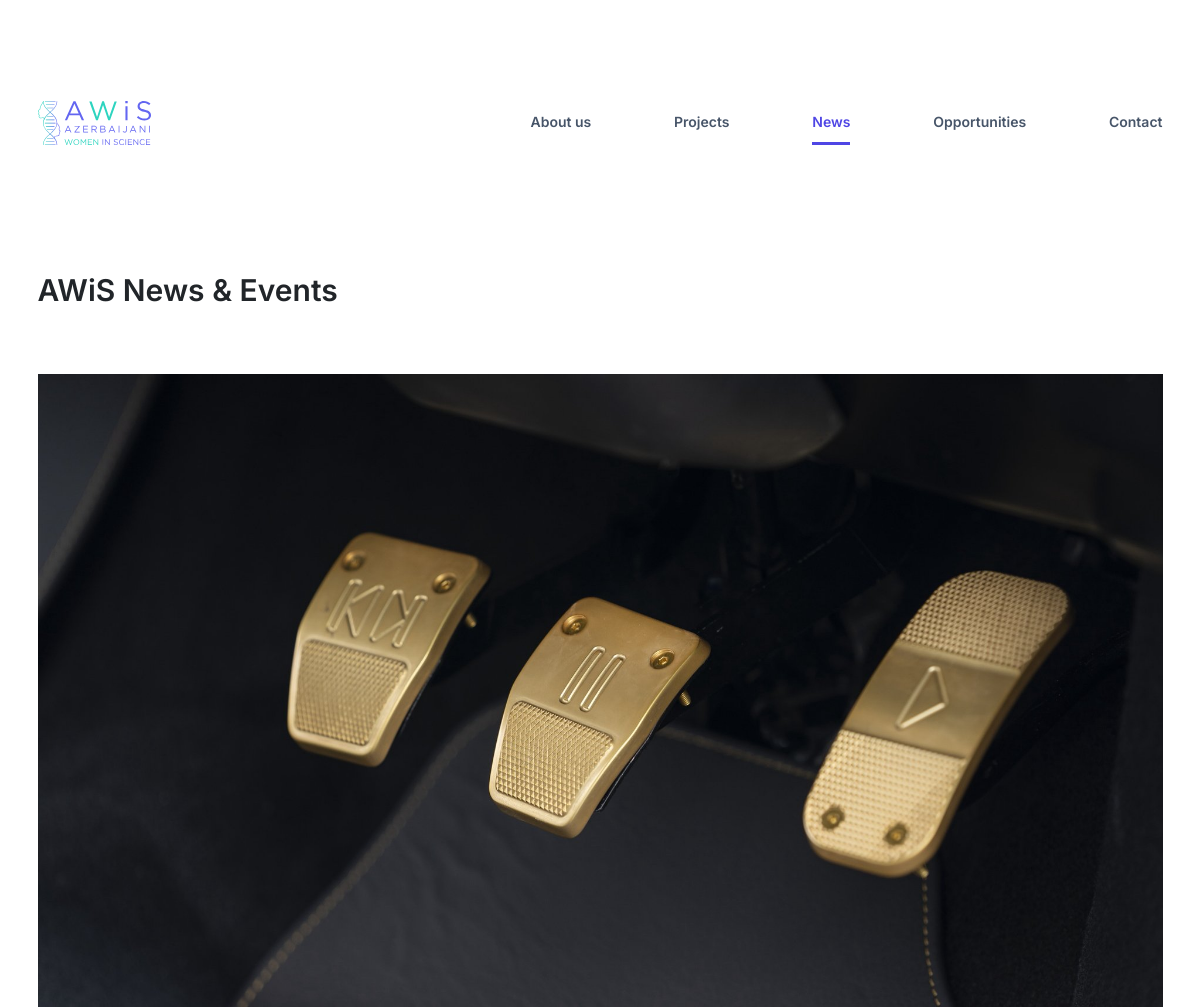
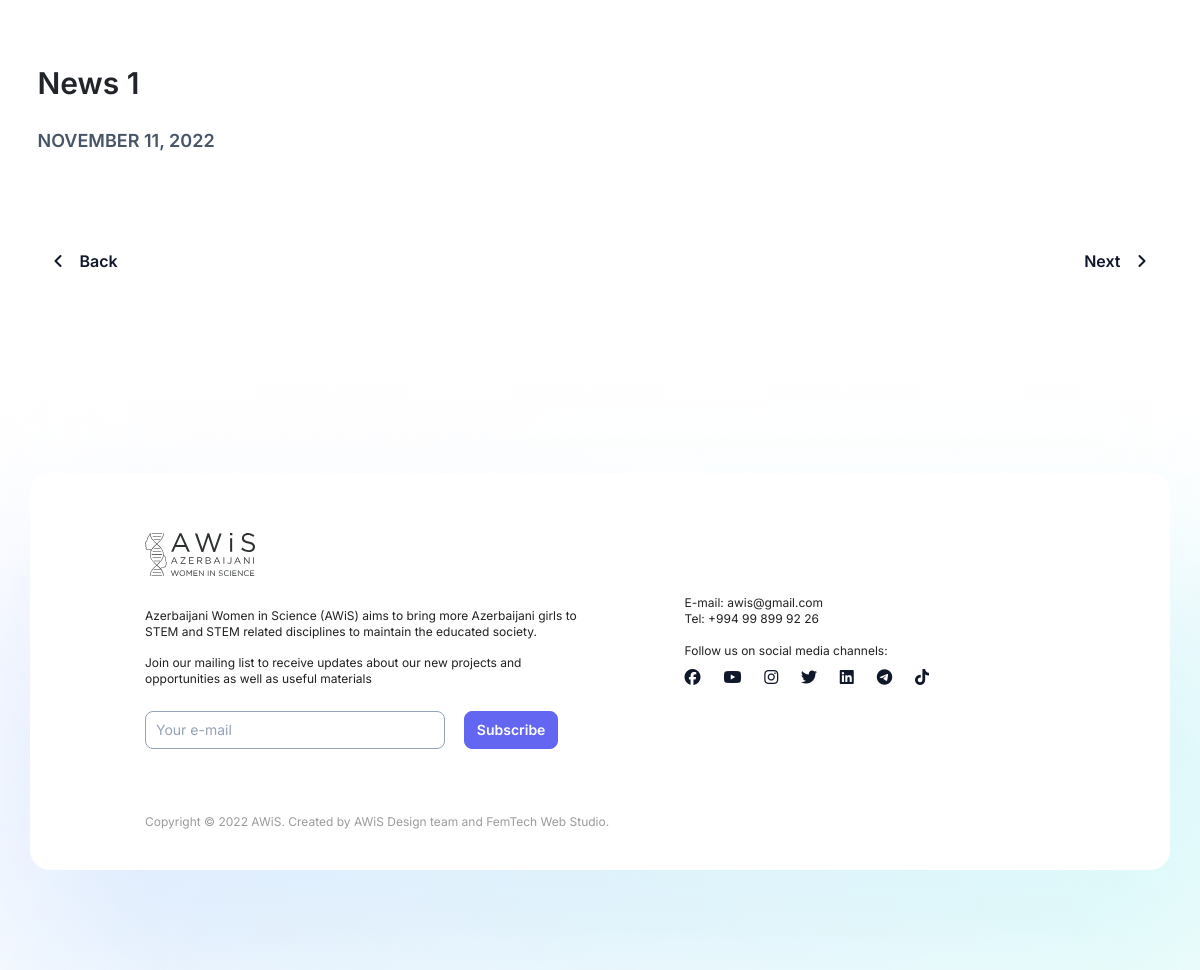
The page /news-detail/news-1/ on the database its author committed (2 pictures, top to bottom).
### news/models.py (models this page shows, shortened)
class News(models.Model):
    title = models.CharField('Title', max_length = 256)
    cover_image = models.ImageField("Cover Image", upload_to = 'media/news_cover_images')
    des_image = models.ImageField("Des Image", upload_to = 'media/news_des_images')
    description = tinymce_models.HTMLField('Description', max_length = 2000)
    slug = models.SlugField('Slug', max_length = 256, unique = True, editable = False)
    created_at = models.DateTimeField(auto_now_add=True)
    updated_at = models.DateTimeField(auto_now=True)

### news/views.py (the view)
# urls.py: path('news-detail/<slug:slug>/', news_details, name='news_details')
def news_details(request, slug):
    news = get_object_or_404(News, slug = slug)
    context = {
        'news' : news,
        'navbar': 'news'
    }
    return render(request, 'news-details.html', context)

### news/templates/news-details.html (shortened to what this page needs)
{% extends "base.html" %}
{% load static %}
{% block content %}
    <main id="news-details">
        <section class="container">
            <h2>AWiS News & Events</h2>
            <div class="row">
                <div class="col-12">
                    <img src="{{news.des_image.url}}" alt="Lorem">
                    <h3>{{news.title}}</h3>
                    <p class="news-date">{{news.created_at|date:"F d, Y"}}</p>
                </div>
            </div>
            <div class="news-link">
                <a href="#"><i class="fa-solid fa-angle-left"></i>Back</a>
                <a href="#">Next<i class="fa-solid fa-angle-right"></i></a>
            </div>
        </section>
    </main>
{% endblock %}

### static/css/style.css (style rules this page uses)
* { margin: 0; padding: 0; box-sizing: border-box; font-family: 'Inter', sans-serif; }
html { font-size: 10px; }
a { text-decoration: none; }
main { margin-top: 170px; }
#about-us .banner h2, #about-us .board-members h2, #about-us .coreteam h2, #projects h2, #news h2, #news-details h2, #opportunities h2 { font-size: 3rem; font-weight: 600; line-height: 4rem; margin-bottom: 24px; }
#news-details { padding-top: 100px; padding-bottom: 100px; }
#news-details img { width: 100%; margin-top: 40px; margin-bottom: 64px; }
#news-details h3 { font-size: 3rem; font-weight: 600; line-height: 4rem; }
#news-details p { font-size: 1.8rem; line-height: 2.8rem; color: #000000; }
#news-details .news-date { font-weight: 600; color: #475569; margin: 24px 0; text-transform: uppercase; }
#news-details .news-link { padding-top: 70px; display: flex; justify-content: space-between; }
#news-details .news-link a { font-size: 16px; line-height: 24px; font-weight: 600; color: #0F172A; text-decoration: none; }
#news-details .news-link a i { margin: 0 16px; }

### rows shown on the page
News: des_image (picture), title "News 1", created_at "NOVEMBER 11, 2022"
